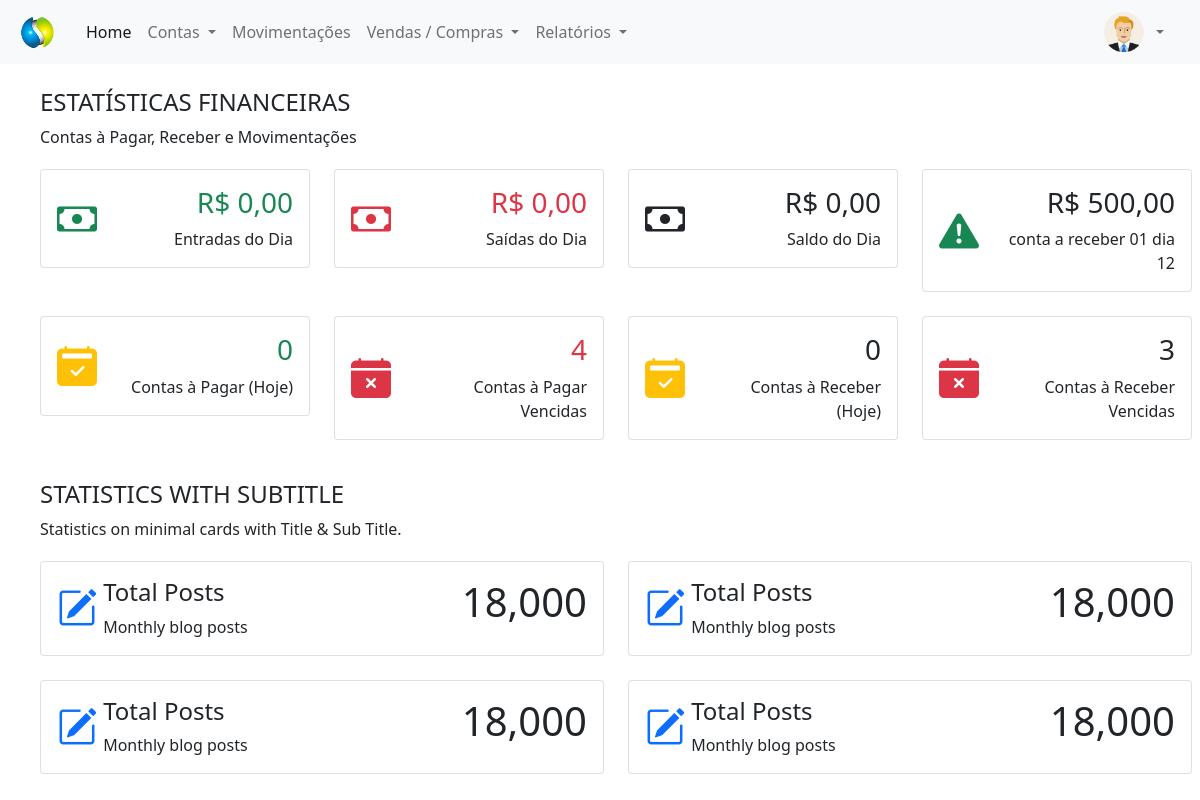
The page /painel-tesoureiro/index.php (signed in) on the database as committed earlier.
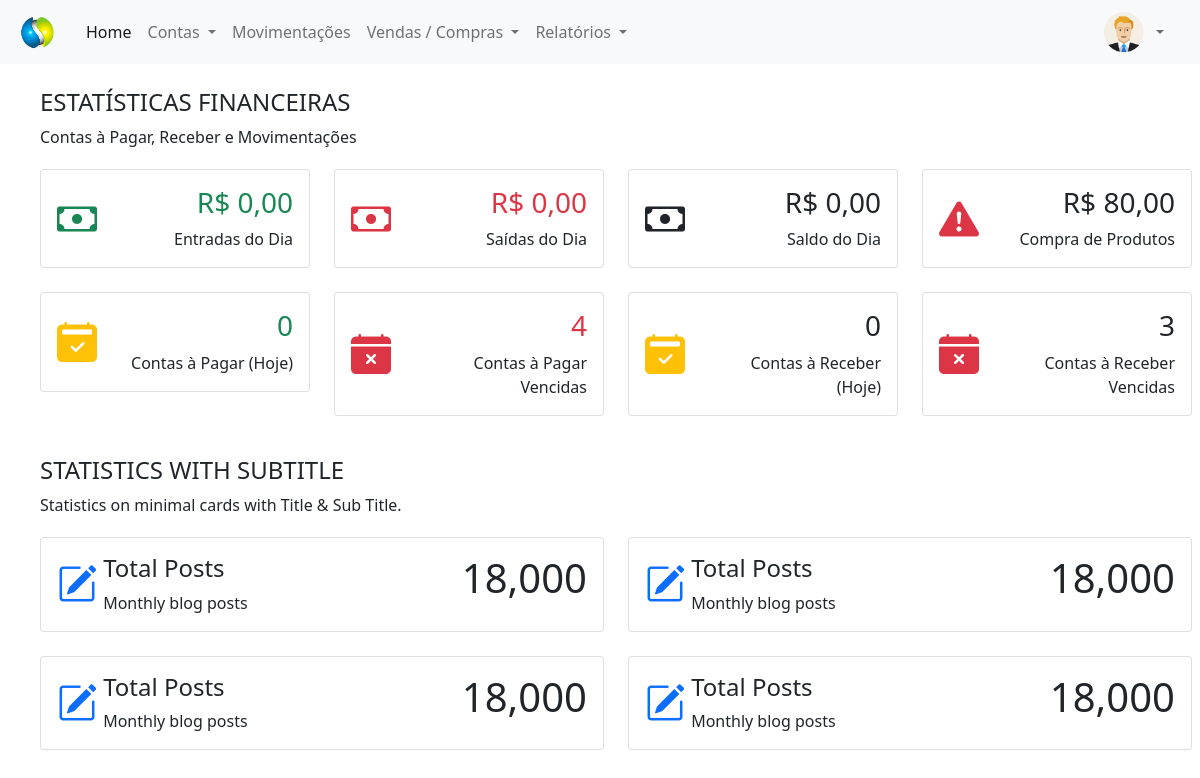
The same page on the database as committed later.
### tables this page shows
CREATE TABLE `movimentacoes` (
  `id` int(11) NOT NULL,
  `tipo` varchar(15) NOT NULL,
  `descricao` varchar(50) NOT NULL,
  `valor` decimal(8,2) NOT NULL,
  `usuario` int(11) NOT NULL,
  `data` date NOT NULL,
  `id_mov` int(11) NOT NULL
);

### painel-tesoureiro/home.php (the view, shortened to what the changed rows need)
<?php
require_once('../conexao.php');
$entradas = 0;
$saidas = 0;
$saldo = 0;
$query3 = $pdo->query("SELECT * FROM movimentacoes order by id desc limit 1");
$res3 = $query3->fetchAll(PDO::FETCH_ASSOC);
$valorMov = $res3[0]['valor'];
$descricaoMov = $res3[0]['descricao'];
$valorMov = number_format($valorMov, 2, ',', '.');
if ($res3[0]['tipo'] == 'Entrada') {
	$classeMov = 'text-success';
} else if ($res3[0]['tipo'] == 'Saída') {
	$classeMov = 'text-danger';
}
$query = $pdo->query("SELECT * FROM contas_pagar where vencimento = curDate() and pago != 'Sim'");
$res = $query->fetchAll(PDO::FETCH_ASSOC);
$contas_pagar_hoje = @count($res);
$query = $pdo->query("SELECT * FROM contas_pagar where vencimento < curDate() and pago != 'Sim'");
$res = $query->fetchAll(PDO::FETCH_ASSOC);
$contas_pagar_vencidas = @count($res);
$query = $pdo->query("SELECT * FROM contas_receber where vencimento = curDate() and pago != 'Sim'");
$res = $query->fetchAll(PDO::FETCH_ASSOC);
$contas_receber_hoje = @count($res);
$query = $pdo->query("SELECT * FROM contas_receber where vencimento < curDate() and pago != 'Sim'");
$res = $query->fetchAll(PDO::FETCH_ASSOC);
$contas_receber_vencidas = @count($res);
?>
<div class="container-fluid">
	<section id="minimal-statistics">
		<div class="row">
			<div class="col-12 mt-3 mb-1">
				<h4 class="text-uppercase">Estatísticas Financeiras</h4>
				<p>Contas à Pagar, Receber e Movimentações</p>
			</div>
		</div>
		<div class="row mb-4">
			<div class="col-xl-3 col-sm-6 col-12">
				<div class="card">
					<div class="card-content">
						<div class="card-body">
							<div class="row">
								<div class="align-self-center col-3">
									<i class="bi-cash text-success fs-1 float-start"></i>
								</div>
								<div class="col-9 text-end">
									<h3><span class="text-success">R$ <?php echo @number_format($entradas, 2, ',', '.') ?> </span></h3>
									<span>Entradas do Dia</span>
								</div>
							</div>
						</div>
					</div>
				</div>
			</div>
			<div class="col-xl-3 col-sm-6 col-12">
				<div class="card">
					<div class="card-content">
						<div class="card-body">
							<div class="row">
								<div class="align-self-center col-3">
									<i class="bi-cash text-danger fs-1 float-start"></i>
								</div>
								<div class="col-9 text-end">
									<h3><span class="text-danger">R$ <?php echo @number_format($saidas, 2, ',', '.') ?></span></h3>
									<span>Saídas do Dia</span>
								</div>
							</div>
						</div>
					</div>
				</div>
			</div>
			<div class="col-xl-3 col-sm-6 col-12">
				<div class="card">
					<div class="card-content">
						<div class="card-body">
							<div class="row">
								<div class="align-self-center col-3">
									<i class="bi-cash <?php echo $classeSaldo ?> fs-1 float-start"></i>
								</div>
								<div class="col-9 text-end">
									<h3><span class="<?php echo $classeSaldo ?>">R$ <?php echo @number_format($saldo, 2, ',', '.') ?> </span></h3>
									<span>Saldo do Dia</span>
								</div>
							</div>
						</div>
					</div>
				</div>
			</div>
			<div class="col-xl-3 col-sm-6 col-12">
				<div class="card">
					<div class="card-content">
						<div class="card-body">
							<div class="row">
								<div class="align-self-center col-3">
									<i class="bi bi-exclamation-triangle-fill <?php echo @$classeMov ?> fs-1 float-start"></i>
								</div>
								<div class="col-9 text-end">
									<h3>R$ <?php echo @$valorMov ?></h3>
									<span><?php echo @$descricaoMov ?></span>
								</div>
							</div>
						</div>
					</div>
				</div>
			</div>
		</div>
		<div class="row mb-4">
			<div class="col-xl-3 col-sm-6 col-12">
				<div class="card">
					<div class="card-content">
						<div class="card-body">
							<div class="row">
								<div class="align-self-center col-3">
									<i class="bi bi-calendar2-check-fill text-warning fs-1 float-start"></i>
								</div>
								<div class="col-9 text-end">
									<h3><span class="text-success"><?php echo @$contas_pagar_hoje ?> </span></h3>
									<span>Contas à Pagar (Hoje)</span>
								</div>
							</div>
						</div>
					</div>
				</div>
			</div>
			<div class="col-xl-3 col-sm-6 col-12">
				<div class="card">
					<div class="card-content">
						<div class="card-body">
							<div class="row">
								<div class="align-self-center col-3">
									<i class="bi bi-calendar-x-fill text-danger fs-1 float-start"></i>
								</div>
								<div class="col-9 text-end">
									<h3><span class="text-danger"><?php echo @$contas_pagar_vencidas ?></span></h3>
									<span>Contas à Pagar Vencidas</span>
								</div>
							</div>
						</div>
					</div>
				</div>
			</div>
			<div class="col-xl-3 col-sm-6 col-12">
				<div class="card">
					<div class="card-content">
						<div class="card-body">
							<div class="row">
								<div class="align-self-center col-3">
									<i class="bi bi-calendar2-check-fill text-warning fs-1 float-start"></i>
								</div>
								<div class="col-9 text-end">
									<h3><span class="<?php echo $classeSaldo ?>"><?php echo @$contas_receber_hoje ?> </span></h3>
									<span>Contas à Receber (Hoje)</span>
								</div>
							</div>
						</div>
					</div>
				</div>
			</div>
			<div class="col-xl-3 col-sm-6 col-12">
				<div class="card">
					<div class="card-content">
						<div class="card-body">
							<div class="row">
								<div class="align-self-center col-3">
									<i class="bi bi-calendar-x-fill text-danger fs-1 float-start"></i>
								</div>
								<div class="col-9 text-end">
									<h3><?php echo @$contas_receber_vencidas ?></h3>
									<span>Contas à Receber Vencidas</span>
								</div>
							</div>
						</div>
					</div>
				</div>
			</div>
		</div>
	</section>
	<section id="stats-subtitle">
		<div class="row">
			<div class="col-12 mt-3 mb-1">
				<h4 class="text-uppercase">Statistics With Subtitle</h4>
				<p>Statistics on minimal cards with Title &amp; Sub Title.</p>
			</div>
		</div>
		<div class="row mb-4">
			<div class="col-xl-6 col-md-12">
				<div class="card overflow-hidden">
					<div class="card-content">
						<div class="card-body cleartfix">
							<div class="row media align-items-stretch">
								<div class="align-self-center col-1">
									<i class="bi-pencil-square text-primary fs-1 mr-2"></i>
								</div>
								<div class="media-body col-6">
									<h4>Total Posts</h4>
									<span>Monthly blog posts</span>
								</div>
								<div class="text-end col-5">
									<h1>18,000</h1>
								</div>
							</div>
						</div>
					</div>
				</div>
			</div>
			<div class="col-xl-6 col-md-12">
				<div class="card overflow-hidden">
					<div class="card-content">
						<div class="card-body cleartfix">
							<div class="row media align-items-stretch">
								<div class="align-self-center col-1">
									<i class="bi-pencil-square text-primary fs-1 mr-2"></i>
								</div>
								<div class="media-body col-6">
									<h4>Total Posts</h4>
									<span>Monthly blog posts</span>
								</div>
								<div class="text-end col-5">
									<h1>18,000</h1>
								</div>
							</div>
						</div>
					</div>
				</div>
			</div>
		</div>
		<div class="row mb-4">
			<div class="col-xl-6 col-md-12">
				<div class="card overflow-hidden">
					<div class="card-content">
						<div class="card-body cleartfix">
							<div class="row media align-items-stretch">
								<div class="align-self-center col-1">
									<i class="bi-pencil-square text-primary fs-1 mr-2"></i>
								</div>
								<div class="media-body col-6">
									<h4>Total Posts</h4>
									<span>Monthly blog posts</span>
								</div>
								<div class="text-end col-5">
									<h1>18,000</h1>
								</div>
							</div>
						</div>
					</div>
				</div>
			</div>
			<div class="col-xl-6 col-md-12">
				<div class="card overflow-hidden">
					<div class="card-content">
						<div class="card-body cleartfix">
							<div class="row media align-items-stretch">
								<div class="align-self-center col-1">
									<i class="bi-pencil-square text-primary fs-1 mr-2"></i>
								</div>
								<div class="media-body col-6">
									<h4>Total Posts</h4>
									<span>Monthly blog posts</span>
								</div>
								<div class="text-end col-5">
									<h1>18,000</h1>
								</div>
							</div>
						</div>
					</div>
				</div>
			</div>
		</div>
	</section>
</div>

Rows that differ between the two databases and show on the page:
no longer on this page (row unchanged): movimentacoes: valor "500,00", descricao "conta a receber 01 dia 12"
added movimentacoes: valor "80,00", descricao "Compra de Produtos"
